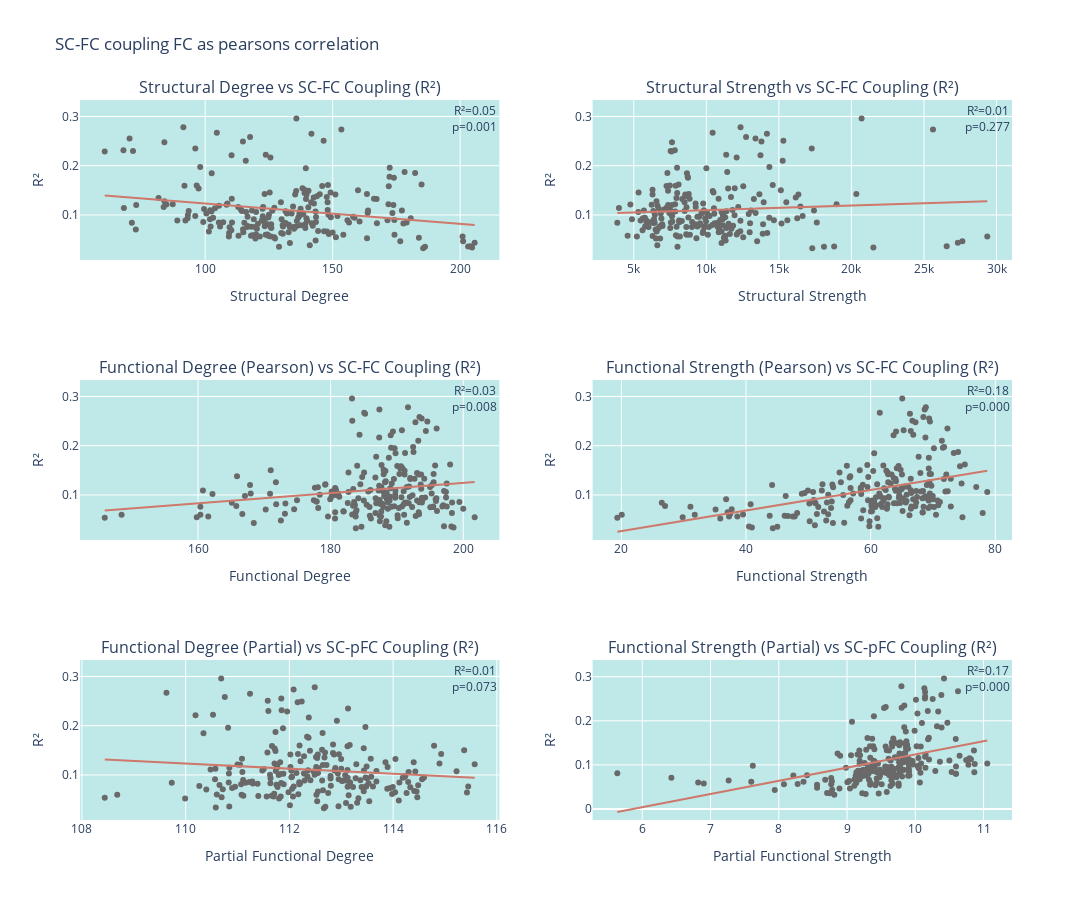

The notebook cell this image was saved under:
### Markdown cell above
### Correlation between coupling R^2 and degree/strength

### Code cell
import plotly.graph_objects as go
from plotly.subplots import make_subplots
from scipy.stats import linregress

# Create a 3x2 subplot figure
fig = make_subplots(rows=3, cols=2, subplot_titles=(
    'Structural Degree vs SC-FC Coupling (R²)',
    'Structural Strength vs SC-FC Coupling (R²)',
    'Functional Degree (Pearson) vs SC-FC Coupling (R²)',
    'Functional Strength (Pearson) vs SC-FC Coupling (R²)',
    'Functional Degree (Partial) vs SC-pFC Coupling (R²)', #makre sure to load pFC for this
    'Functional Strength (Partial) vs SC-pFC Coupling (R²)'  #makre sure to load pFC for this
))

# Define the data sets
data_sets = [
    (sc_degree_mean, 'Structural Degree', 'R²', 1, 1),
    (sc_strength_mean, 'Structural Strength', 'R²', 1, 2),
    (fc_degree_mean, 'Functional Degree', 'R²', 2, 1),
    (fc_strength_mean, 'Functional Strength', 'R²', 2, 2),
    (pfc_degree_mean, 'Partial Functional Degree', 'R²', 3, 1),
    (pfc_strength_mean, 'Partial Functional Strength', 'R²', 3, 2)
]

# Loop through each data set and create the scatter and regression line plots
for datas, x_title, y_title, row, col in data_sets:
    slope, intercept, r_value, p_value, std_err = linregress(datas, data_mean)
    regression_line = slope * datas + intercept
    
    # Add scatter plot with grey markers
    fig.add_trace(go.Scatter(x=datas, y=data_mean, mode='markers', marker=dict(color='dimgrey'), name='', showlegend=False), row=row, col=col)
    
    # Add regression line
    fig.add_trace(go.Scatter(x=datas, y=regression_line, mode='lines', 
                             name=f'Regression line', 
                             line=dict(color='rgb(206, 121, 107)'), showlegend=False), row=row, col=col)
    
    # Add annotation for R² and p-value
    fig.add_annotation(
        xref=f"x{col if row == 1 else col + (row-1)*2}",
        yref=f"y{col if row == 1 else col + (row-1)*2}",
        x=max(datas),
        y=max(data_mean),
        text=f"R²={r_value**2:.2f}<br>p={p_value:.3f}",
        showarrow=False
    )
    
    # Update axis titles
    fig.update_xaxes(title_text=x_title, row=row, col=col)
    fig.update_yaxes(title_text=y_title, row=row, col=col)

fig.update_layout(height=900, width=1100, title_text="SC-FC coupling FC as pearsons correlation", 
                  plot_bgcolor='rgb(190, 233, 232)', paper_bgcolor='white')

fig.show()
fig.write_image(f"degree_strength_{files}_{analysis}_{folder}.svg")

### Figure 1 — Plotly figure (JSON) as saved in the notebook; plotly's stock layout.template omitted (floating-point values rounded to 4 significant figures; data arrays with more than 128 entries replaced by an {"elided": "..."} marker saying what was removed)
{"data": [{"marker": {"color": "dimgrey"}, "mode": "markers", "name": "", "showlegend": false, "type": "scatter", "x": {"elided": "216 float values"}, "xaxis": "x", "y": {"elided": "216 float values"}, "yaxis": "y"}, {"line": {"color": "rgb(206, 121, 107)"}, "mode": "lines", "name": "Regression line", "showlegend": false, "type": "scatter", "x": {"elided": "216 float values"}, "xaxis": "x", "y": {"elided": "216 float values"}, "yaxis": "y"}, {"marker": {"color": "dimgrey"}, "mode": "markers", "name": "", "showlegend": false, "type": "scatter", "x": {"elided": "216 float values"}, "xaxis": "x2", "y": {"elided": "216 float values"}, "yaxis": "y2"}, {"line": {"color": "rgb(206, 121, 107)"}, "mode": "lines", "name": "Regression line", "showlegend": false, "type": "scatter", "x": {"elided": "216 float values"}, "xaxis": "x2", "y": {"elided": "216 float values"}, "yaxis": "y2"}, {"marker": {"color": "dimgrey"}, "mode": "markers", "name": "", "showlegend": false, "type": "scatter", "x": {"elided": "216 float values"}, "xaxis": "x3", "y": {"elided": "216 float values"}, "yaxis": "y3"}, {"line": {"color": "rgb(206, 121, 107)"}, "mode": "lines", "name": "Regression line", "showlegend": false, "type": "scatter", "x": {"elided": "216 float values"}, "xaxis": "x3", "y": {"elided": "216 float values"}, "yaxis": "y3"}, {"marker": {"color": "dimgrey"}, "mode": "markers", "name": "", "showlegend": false, "type": "scatter", "x": {"elided": "216 float values"}, "xaxis": "x4", "y": {"elided": "216 float values"}, "yaxis": "y4"}, {"line": {"color": "rgb(206, 121, 107)"}, "mode": "lines", "name": "Regression line", "showlegend": false, "type": "scatter", "x": {"elided": "216 float values"}, "xaxis": "x4", "y": {"elided": "216 float values"}, "yaxis": "y4"}, {"marker": {"color": "dimgrey"}, "mode": "markers", "name": "", "showlegend": false, "type": "scatter", "x": {"elided": "216 float values"}, "xaxis": "x5", "y": {"elided": "216 float values"}, "yaxis": "y5"}, {"line": {"color": "rgb(206, 121, 107)"}, "mode": "lines", "name": "Regression line", "showlegend": false, "type": "scatter", "x": {"elided": "216 float values"}, "xaxis": "x5", "y": {"elided": "216 float values"}, "yaxis": "y5"}, {"marker": {"color": "dimgrey"}, "mode": "markers", "name": "", "showlegend": false, "type": "scatter", "x": {"elided": "216 float values"}, "xaxis": "x6", "y": {"elided": "216 float values"}, "yaxis": "y6"}, {"line": {"color": "rgb(206, 121, 107)"}, "mode": "lines", "name": "Regression line", "showlegend": false, "type": "scatter", "x": {"elided": "216 float values"}, "xaxis": "x6", "y": {"elided": "216 float values"}, "yaxis": "y6"}], "layout": {"annotations": [{"font": {"size": 16}, "showarrow": false, "text": "Structural Degree vs SC-FC Coupling (R²)", "x": 0.225, "xanchor": "center", "xref": "paper", "y": 1, "yanchor": "bottom", "yref": "paper"}, {"font": {"size": 16}, "showarrow": false, "text": "Structural Strength vs SC-FC Coupling (R²)", "x": 0.775, "xanchor": "center", "xref": "paper", "y": 1, "yanchor": "bottom", "yref": "paper"}, {"font": {"size": 16}, "showarrow": false, "text": "Functional Degree (Pearson) vs SC-FC Coupling (R²)", "x": 0.225, "xanchor": "center", "xref": "paper", "y": 0.6111, "yanchor": "bottom", "yref": "paper"}, {"font": {"size": 16}, "showarrow": false, "text": "Functional Strength (Pearson) vs SC-FC Coupling (R²)", "x": 0.775, "xanchor": "center", "xref": "paper", "y": 0.6111, "yanchor": "bottom", "yref": "paper"}, {"font": {"size": 16}, "showarrow": false, "text": "Functional Degree (Partial) vs SC-pFC Coupling (R²)", "x": 0.225, "xanchor": "center", "xref": "paper", "y": 0.2222, "yanchor": "bottom", "yref": "paper"}, {"font": {"size": 16}, "showarrow": false, "text": "Functional Strength (Partial) vs SC-pFC Coupling (R²)", "x": 0.775, "xanchor": "center", "xref": "paper", "y": 0.2222, "yanchor": "bottom", "yref": "paper"}, {"showarrow": false, "text": "R²=0.05<br>p=0.001", "x": 205.7, "xref": "x", "y": 0.2959, "yref": "y"}, {"showarrow": false, "text": "R²=0.01<br>p=0.277", "x": 29360.0, "xref": "x2", "y": 0.2959, "yref": "y2"}, {"showarrow": false, "text": "R²=0.03<br>p=0.008", "x": 201.7, "xref": "x3", "y": 0.2959, "yref": "y3"}, {"showarrow": false, "text": "R²=0.18<br>p=0.000", "x": 78.72, "xref": "x4", "y": 0.2959, "yref": "y4"}, {"showarrow": false, "text": "R²=0.01<br>p=0.073", "x": 115.6, "xref": "x5", "y": 0.2959, "yref": "y5"}, {"showarrow": false, "text": "R²=0.17<br>p=0.000", "x": 11.05, "xref": "x6", "y": 0.2959, "yref": "y6"}], "height": 900, "paper_bgcolor": "white", "plot_bgcolor": "rgb(190, 233, 232)", "title": {"text": "SC-FC coupling FC as pearsons correlation"}, "width": 1100, "xaxis": {"anchor": "y", "autorange": true, "domain": [0, 0.45], "range": [50.92, 215.4], "title": {"text": "Structural Degree"}, "type": "linear"}, "xaxis2": {"anchor": "y2", "autorange": true, "domain": [0.55, 1], "range": [2163.0, 31070.0], "title": {"text": "Structural Strength"}, "type": "linear"}, "xaxis3": {"anchor": "y3", "autorange": true, "domain": [0, 0.45], "range": [142.2, 205.5], "title": {"text": "Functional Degree"}, "type": "linear"}, "xaxis4": {"anchor": "y4", "autorange": true, "domain": [0.55, 1], "range": [15.38, 82.68], "title": {"text": "Functional Strength"}, "type": "linear"}, "xaxis5": {"anchor": "y5", "autorange": true, "domain": [0, 0.45], "range": [108.0, 116.0], "title": {"text": "Partial Functional Degree"}, "type": "linear"}, "xaxis6": {"anchor": "y6", "autorange": true, "domain": [0.55, 1], "range": [5.273, 11.42], "title": {"text": "Partial Functional Strength"}, "type": "linear"}, "yaxis": {"anchor": "x", "autorange": true, "domain": [0.7778, 1], "range": [0.008502, 0.3335], "title": {"text": "R²"}, "type": "linear"}, "yaxis2": {"anchor": "x2", "autorange": true, "domain": [0.7778, 1], "range": [0.008502, 0.3335], "title": {"text": "R²"}, "type": "linear"}, "yaxis3": {"anchor": "x3", "autorange": true, "domain": [0.3889, 0.6111], "range": [0.008502, 0.3335], "title": {"text": "R²"}, "type": "linear"}, "yaxis4": {"anchor": "x4", "autorange": true, "domain": [0.3889, 0.6111], "range": [0.008502, 0.3335], "title": {"text": "R²"}, "type": "linear"}, "yaxis5": {"anchor": "x5", "autorange": true, "domain": [0, 0.2222], "range": [0.008502, 0.3335], "title": {"text": "R²"}, "type": "linear"}, "yaxis6": {"anchor": "x6", "autorange": true, "domain": [0, 0.2222], "range": [-0.02505, 0.3378], "title": {"text": "R²"}, "type": "linear"}}}
